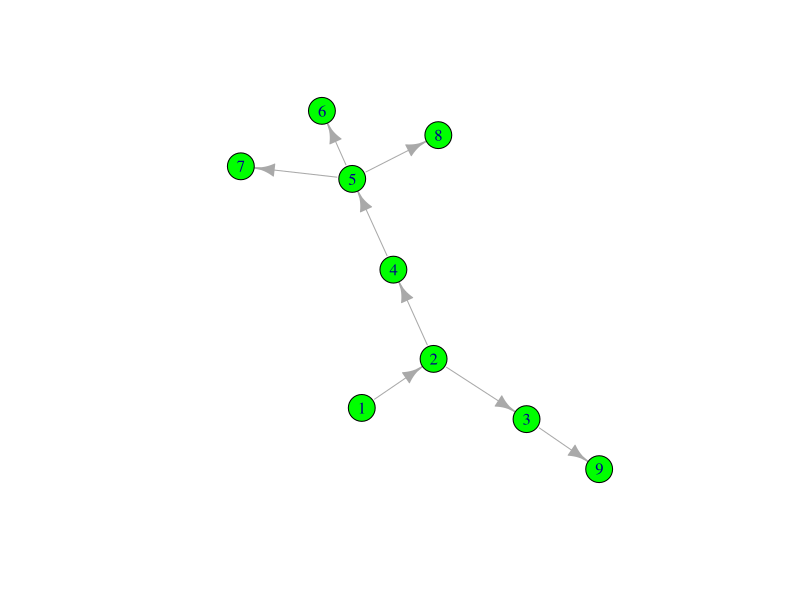

Recreate this plot in R.

library(igraph)

edg <- c(1,2,
         2,3,
         2,4,
         3,9,
         4,5,
         5,6,
         5,7,
         5,8)
g <- graph(edg, n = max(edg), directed = TRUE)

BFS <- function(tr, start = 1){
  V(tr)$color <- 'red'
  V(tr)$color[start] <- 'green'
  
  queue <- c(start)
  visited <- c()
  
  while (length(queue) != 0){
    queue <- queue[-1]
    
    for (i in 1:vcount(tr)){
      #checking all neighbors are visited
      for (j in neighbors(tr, i, mode = 'out')){ 
        if (is.element(j, visited) == FALSE){ 
          queue <- c(queue, j)
          visited <- c(visited, j)
          
          V(tr)[j]$color <- 'green'
        }
      }
    }
  }
 
  plot(tr)
  return(c(visited, queue))
}

  
BFS(g)
  
  
  DFS <- function(graph, start = 1) {
    visited <- list()
    visited <- append(visited, start)

    DFS_recursion(start, visited, graph)
    
    
    return(visited)
  }
  
  DFS_recursion <- function(vertex, visited, graph) {
    # получаем всех соседей вершины и проходим по ним рекурсивно
    nbs <- neighbors(graph, vertex, mode = 'out')
    visited_print <- c()
    print(nbs)
      for(i in nbs) {
        if((i %in% visited) == FALSE) {
          visited <- unlist(append(visited, i))
          print(visited)
          visited_print <- c(visited_print, i)
          DFS_recursion(i, visited, graph)
        }
      }
    return(visited_print)
  }
  
  DFS(g)